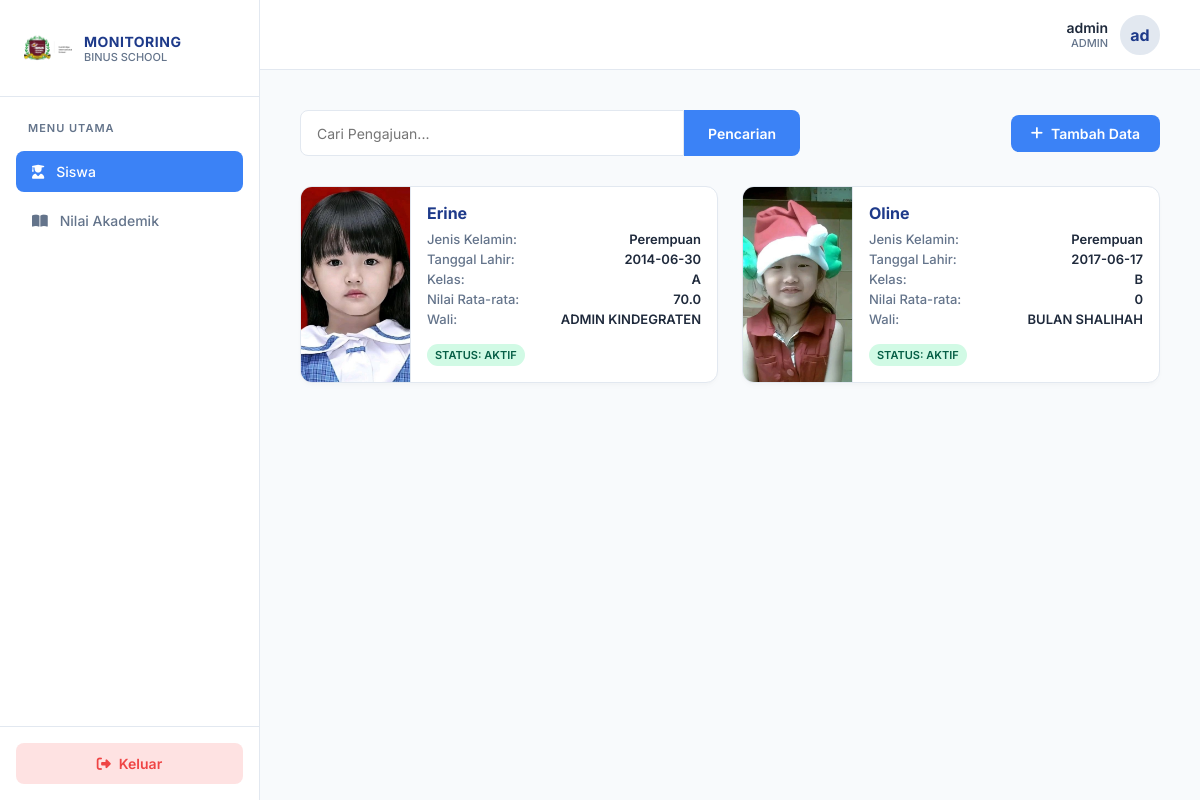
Screenshot of /siswa/ (signed in) with the database file from the repository.
### monitoring/models.py (models this page shows, shortened)
class Murid(models.Model):
    GENDER_CHOICES = (
        ('Laki-Laki', 'Laki-Laki'),
        ('Perempuan', 'Perempuan'),
    )
    name = models.CharField(max_length=255)
    jenis_kelamin = models.CharField(max_length=20, choices=GENDER_CHOICES)
    tanggal_lahir = models.DateField()
    kelas = models.CharField(max_length=50)
    foto = models.ImageField(upload_to='murid/', blank=True, null=True)
    status = models.BooleanField(default=True)
    ortu = models.ForeignKey(AbstractUser, on_delete=models.CASCADE, related_name='children')
    @property
    def rata_rata_nilai(self):
        grades = self.nilai_set.all()
        if not grades.exists():
            return 0
        total = sum(g.nilai for g in grades)
        return round(total / grades.count(), 2)

class Nilai(models.Model):
    guru = models.ForeignKey(AbstractUser, on_delete=models.CASCADE, related_name='inputted_grades')
    murid = models.ForeignKey(Murid, on_delete=models.CASCADE, related_name='nilai_set')
    mapel = models.ForeignKey(MataPelajaran, on_delete=models.CASCADE, related_name='grades')
    nilai = models.IntegerField()
    updated_year = models.IntegerField()

class AbstractUser(models.Model):
    ROLE_CHOICES = (
        (1, 'Guru'),
        (2, 'Ortu'),
        (3, 'Admin'),
    )
    user = models.OneToOneField(User, on_delete=models.CASCADE, related_name='abstract_user')
    name = models.CharField(max_length=255)
    roles = models.IntegerField(choices=ROLE_CHOICES, default=2)
    status = models.BooleanField(default=False)

### monitoring/views.py (the view)
# urls.py: path('siswa/', views.siswa_view, name='siswa'),
@login_required
def siswa_view(request):
    role = request.session.get('roles')
    user_id = request.session.get('user_id')
    if role == 'ORTU':
        murids = Murid.objects.filter(ortu_id=user_id)
    else:
        murids = Murid.objects.all()
    search_query = request.GET.get('search', '')
    if search_query:
        murids = murids.filter(name__icontains=search_query)
    return render(request, 'monitoring/siswa.html', {
        'murids': murids,
        'search_query': search_query,
    })

### monitoring/templates/monitoring/siswa.html (shortened to what this page needs)
{% extends 'monitoring/base.html' %}
{% block content %}
<div class="page-header">
    <form method="GET" action="{% url 'siswa' %}" class="search-container">
        <input type="text" name="search" class="search-input" placeholder="Cari Pengajuan..." value="{{ search_query }}">
        <button type="submit" class="search-btn">Pencarian</button>
    </form>
    <button class="btn btn-primary" onclick="openModal()">
        <i class="fa-solid fa-plus"></i>
        <span>Tambah Data</span>
    </button>
</div>
<div class="student-grid">
    {% for murid in murids %}
        <div class="student-card">
            <div class="student-img-container">
                {% if murid.foto %}
                    <img src="{{ murid.foto.url }}" alt="{{ murid.name }}" class="student-img">
                {% else %}
                    <div class="student-img-placeholder">
                        <i class="fa-solid fa-user-ninja"></i>
                    </div>
                {% endif %}
            </div>
            <div class="student-details">
                <div>
                    <h3 class="student-name">{{ murid.name }}</h3>
                    <div class="info-row">
                        <span class="info-label">Jenis Kelamin:</span>
                        <span class="info-val">{{ murid.jenis_kelamin }}</span>
                    </div>
                    <div class="info-row">
                        <span class="info-label">Tanggal Lahir:</span>
                        <span class="info-val">{{ murid.tanggal_lahir|date:"Y-m-d" }}</span>
                    </div>
                    <div class="info-row">
                        <span class="info-label">Kelas:</span>
                        <span class="info-val">{{ murid.kelas }}</span>
                    </div>
                    <div class="info-row">
                        <span class="info-label">Nilai Rata-rata:</span>
                        <span class="info-val">{{ murid.rata_rata_nilai }}</span>
                    </div>
                    <div class="info-row">
                        <span class="info-label">Wali:</span>
                        <span class="info-val">{{ murid.ortu.name|upper }}</span>
                    </div>
                </div>
                <div style="margin-top: 12px;">
                    <span class="status-badge {% if murid.status %}status-aktif{% else %}status-nonaktif{% endif %}">
                        Status: {% if murid.status %}Aktif{% else %}Tidak Aktif{% endif %}
                    </span>
                </div>
            </div>
        </div>
    {% endfor %}
</div>
{% endblock %}

### monitoring/templates/monitoring/base.html (shortened to what this page needs)
{% load static %}
<!DOCTYPE html>
<html lang="id">
<head>
    <link rel="stylesheet" href="https://cdnjs.cloudflare.com/ajax/libs/font-awesome/6.4.0/css/all.min.css">
</head>
<body>
    <div class="sidebar">
        <div class="sidebar-header">
            <img src="{% static 'monitoring/logo_tk.png' %}" alt="BINUS SCHOOL Logo" style="width: 48px; height: 48px; object-fit: contain;">
            <div class="logo-text">
                <span class="logo-title">MONITORING</span>
                <span class="logo-subtitle">BINUS SCHOOL</span>
            </div>
        </div>
        <ul class="sidebar-menu">
            <span class="menu-label">Menu Utama</span>
            <li class="sidebar-item {% if request.resolver_match.url_name == 'siswa' %}active{% endif %}">
                <a href="{% url 'siswa' %}">
                    <i class="fa-solid fa-user-graduate"></i>
                    <span>Siswa</span>
                </a>
            </li>
            <li class="sidebar-item {% if request.resolver_match.url_name == 'nilai_akademik' %}active{% endif %}">
                <a href="{% url 'nilai_akademik' %}">
                    <i class="fa-solid fa-book-open"></i>
                    <span>Nilai Akademik</span>
                </a>
            </li>
        </ul>
        <div class="sidebar-footer">
            <a href="{% url 'logout' %}" class="logout-btn">
                <i class="fa-solid fa-right-from-bracket"></i>
                <span>Keluar</span>
            </a>
        </div>
    </div>
    <div class="main-container">
        <header class="header">
            <div class="user-profile">
                <div class="user-info">
                    <div class="user-name">{{ request.session.name|default:"PENGGUNA" }}</div>
                    <div class="user-role">{{ request.session.roles|default:"GUEST" }}</div>
                </div>
                <div class="user-avatar">
                    {{ request.session.name|slice:":2"|default:"U" }}
                </div>
            </div>
        </header>
        <main class="content">
            {% block content %}{% endblock %}
        </main>
    </div>
</body>
</html>

### rows the page displays
Murid: foto (picture), name "Erine", jenis_kelamin "Perempuan", tanggal_lahir "2014-06-30", kelas "A", rata_rata_nilai "70.0", ortu.name "ADMIN KINDEGRATEN", status "AKTIF"
Murid: foto (picture), name "Oline", jenis_kelamin "Perempuan", tanggal_lahir "2017-06-17", kelas "B", rata_rata_nilai "0", ortu.name "BULAN SHALIHAH", status "AKTIF"

### other values shown
{{ request.session.name|default:"PENGGUNA" }} "admin"
{{ request.session.roles|default:"GUEST" }} "ADMIN"
{{ request.session.name|slice:":2"|default:"U" }} "ad"
